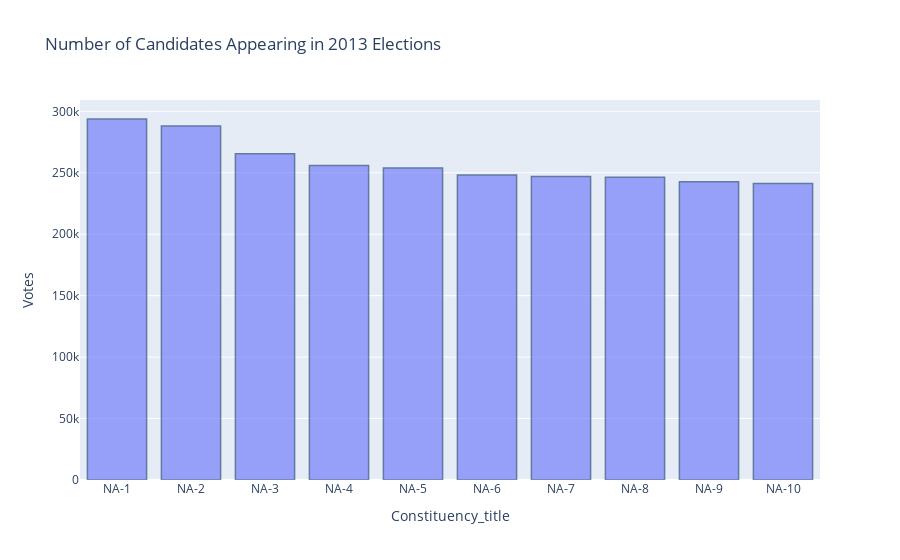

The code cell stored with this chart in its notebook:
### Markdown cell above
# Total Number of votes by each Constituency in 2013

### Code cell
x=df_2013['Constituency_title'].unique()
data = [go.Bar(
    x=x,
    y=df_2013.groupby(['Constituency_title'])['Votes'].sum().nlargest(10),
    textposition = 'auto',
    marker=dict(
                line=dict(
                    color='rgb(8,48,107)',
                    width=1.5),
            ),
            opacity=0.6
    )]
layout = {
  'xaxis': {'title': 'Constituency_title'},
  'yaxis': {'title': 'Votes'},
  'barmode': 'relative',
  'title': 'Number of Candidates Appearing in 2013 Elections'
};
iplot({'data': data, 'layout': layout})

### Figure 1 — Plotly figure (JSON) as saved in the notebook; plotly's stock layout.template omitted (floating-point values rounded to 4 significant figures; data arrays with more than 128 entries replaced by an {"elided": "..."} marker saying what was removed)
{"data": [{"marker": {"line": {"color": "rgb(8,48,107)", "width": 1.5}}, "opacity": 0.6, "textposition": "auto", "type": "bar", "x": {"elided": "272 str values"}, "y": [293765, 288057, 265495, 255828, 253982, 248255, 247047, 246463, 242627, 241233]}], "layout": {"barmode": "relative", "title": {"text": "Number of Candidates Appearing in 2013 Elections"}, "xaxis": {"title": {"text": "Constituency_title"}}, "yaxis": {"title": {"text": "Votes"}}}}
